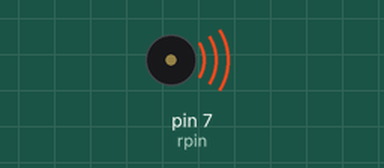
Recording of a sketch running on a simulated Arduino Uno, built with avr-gcc and run on an emulated ATmega328P. Parts: buzzer (waves = sounding).

Above: at 0.5 s.
Timing chart, 0 to 11.7 s (numbered marks = the images above):
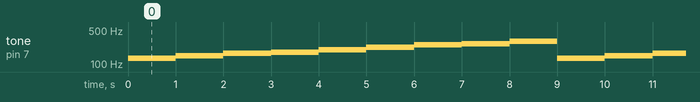

The sketch:

main.ino
```cpp
const int rpin = 7;
void setup()
{
    Serial.begin(9600); // serial baud rate 9600
    pinMode(rpin,OUTPUT);
}

const int oct[] = {262,294,330,349,392,440,494,523,587,659};


void loop()
{
    // Serial.println("hello!!");
    // delay(1000);

    for(int i=0; i<9; i++){
        tone(rpin,oct[i]/2);
        delay(1000);
    }
}
```

Measured:
- by itself, tone on pin 7 (rpin): repeats every 9.0 s: 147 Hz 1.0 s, 165 Hz 1.0 s, 174 Hz 1.0 s, 196 Hz 1.0 s, 220 Hz 1.0 s, 247 Hz 1.0 s, 261 Hz 1.0 s, 293 Hz 1.0 s, 131 Hz 1.0 s
